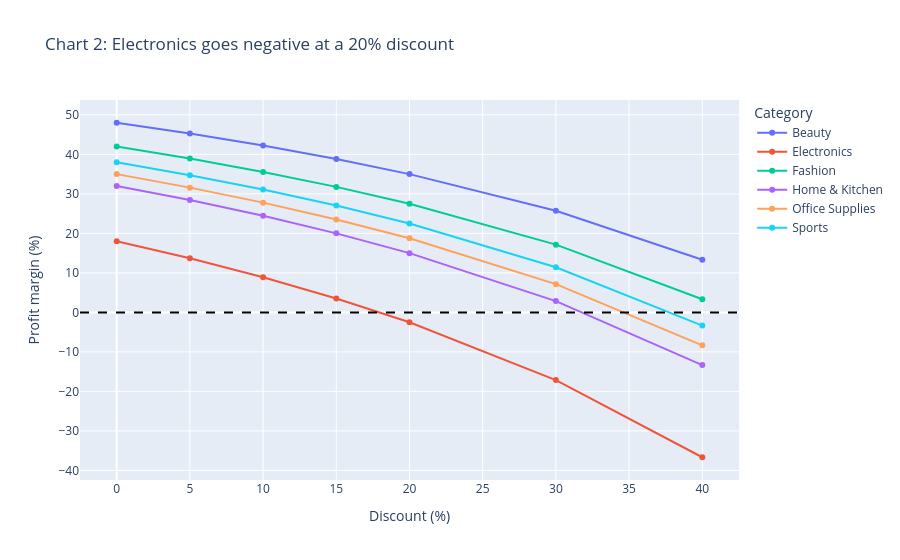

The notebook cell this image was saved under:
### Markdown cell above
If discounts worked, people would buy **more units** when the discount is bigger. They don't:
- At **0%** discount people buy **1.77** units on average, and at **40%** they buy **1.69**. The correlation is almost **zero**.
- But profit per order drops from **₹1,915** to **−₹33**.

### Code cell
# CHART 2: margin at each discount level for each category
chart2 = df.pivot_table(index="discount_pct", columns="category", values="margin_%", aggfunc="mean")
chart2.index = chart2.index * 100   # 0.2 -> 20 (%)

fig = px.line(chart2, markers=True,
              title="Chart 2: Electronics goes negative at a 20% discount",
              labels={"discount_pct": "Discount (%)", "value": "Profit margin (%)", "category": "Category"})
fig.add_hline(y=0, line_dash="dash", line_color="black")
fig.show()

### Figure 1 — Plotly figure (JSON) as saved in the notebook; plotly's stock layout.template omitted (floating-point values rounded to 4 significant figures)
{"data": [{"hovertemplate": "Category=Beauty<br>Discount (%)=%{x}<br>Profit margin (%)=%{y}<extra></extra>", "legendgroup": "Beauty", "line": {"color": "#636efa", "dash": "solid"}, "marker": {"symbol": "circle"}, "mode": "lines+markers", "name": "Beauty", "orientation": "v", "showlegend": true, "type": "scatter", "x": [0.0, 5.0, 10.0, 15.0, 20.0, 30.0, 40.0], "xaxis": "x", "y": [48.0, 45.26, 42.22, 38.82, 35.0, 25.71, 13.33], "yaxis": "y"}, {"hovertemplate": "Category=Electronics<br>Discount (%)=%{x}<br>Profit margin (%)=%{y}<extra></extra>", "legendgroup": "Electronics", "line": {"color": "#EF553B", "dash": "solid"}, "marker": {"symbol": "circle"}, "mode": "lines+markers", "name": "Electronics", "orientation": "v", "showlegend": true, "type": "scatter", "x": [0.0, 5.0, 10.0, 15.0, 20.0, 30.0, 40.0], "xaxis": "x", "y": [18.0, 13.68, 8.889, 3.529, -2.5, -17.14, -36.67], "yaxis": "y"}, {"hovertemplate": "Category=Fashion<br>Discount (%)=%{x}<br>Profit margin (%)=%{y}<extra></extra>", "legendgroup": "Fashion", "line": {"color": "#00cc96", "dash": "solid"}, "marker": {"symbol": "circle"}, "mode": "lines+markers", "name": "Fashion", "orientation": "v", "showlegend": true, "type": "scatter", "x": [0.0, 5.0, 10.0, 15.0, 20.0, 30.0, 40.0], "xaxis": "x", "y": [42.0, 38.95, 35.56, 31.76, 27.5, 17.14, 3.333], "yaxis": "y"}, {"hovertemplate": "Category=Home & Kitchen<br>Discount (%)=%{x}<br>Profit margin (%)=%{y}<extra></extra>", "legendgroup": "Home & Kitchen", "line": {"color": "#ab63fa", "dash": "solid"}, "marker": {"symbol": "circle"}, "mode": "lines+markers", "name": "Home & Kitchen", "orientation": "v", "showlegend": true, "type": "scatter", "x": [0.0, 5.0, 10.0, 15.0, 20.0, 30.0, 40.0], "xaxis": "x", "y": [32.0, 28.42, 24.44, 20.0, 15.0, 2.857, -13.33], "yaxis": "y"}, {"hovertemplate": "Category=Office Supplies<br>Discount (%)=%{x}<br>Profit margin (%)=%{y}<extra></extra>", "legendgroup": "Office Supplies", "line": {"color": "#FFA15A", "dash": "solid"}, "marker": {"symbol": "circle"}, "mode": "lines+markers", "name": "Office Supplies", "orientation": "v", "showlegend": true, "type": "scatter", "x": [0.0, 5.0, 10.0, 15.0, 20.0, 30.0, 40.0], "xaxis": "x", "y": [35.0, 31.58, 27.78, 23.53, 18.75, 7.143, -8.333], "yaxis": "y"}, {"hovertemplate": "Category=Sports<br>Discount (%)=%{x}<br>Profit margin (%)=%{y}<extra></extra>", "legendgroup": "Sports", "line": {"color": "#19d3f3", "dash": "solid"}, "marker": {"symbol": "circle"}, "mode": "lines+markers", "name": "Sports", "orientation": "v", "showlegend": true, "type": "scatter", "x": [0.0, 5.0, 10.0, 15.0, 20.0, 30.0, 40.0], "xaxis": "x", "y": [38.0, 34.74, 31.11, 27.06, 22.5, 11.43, -3.333], "yaxis": "y"}], "layout": {"legend": {"title": {"text": "Category"}, "tracegroupgap": 0}, "shapes": [{"line": {"color": "black", "dash": "dash"}, "type": "line", "x0": 0, "x1": 1, "xref": "x domain", "y0": 0, "y1": 0, "yref": "y"}], "title": {"text": "Chart 2: Electronics goes negative at a 20% discount"}, "xaxis": {"anchor": "y", "domain": [0.0, 1.0], "title": {"text": "Discount (%)"}}, "yaxis": {"anchor": "x", "domain": [0.0, 1.0], "title": {"text": "Profit margin (%)"}}}}
